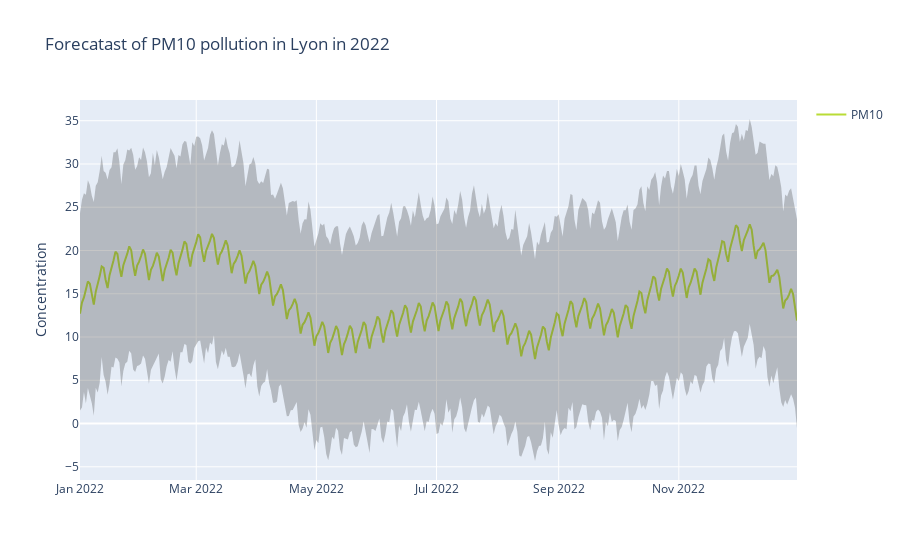

This figure's notebook cell:
### Code cell
fig_lyon_forecast = go.Figure([
    go.Scatter(
        name=name_poll[pollutant_2],
        x=fit_2022l['ds'],
        y=fit_2022l['yhat'],
        mode='lines',
        line=dict(color='#B9DC36'),
    ),
    go.Scatter(
        name='Upper Bound',
        x=fit_2022l['ds'],
        y=fit_2022l['yhat_upper'],
        mode='lines',
        marker=dict(color="#444"),
        line=dict(width=0),
        showlegend=False
    ),
    go.Scatter(
        name='Lower Bound',
        x=fit_2022l['ds'],
        y=fit_2022l['yhat_lower'],
        marker=dict(color="#444"),
        line=dict(width=0),
        mode='lines',
        fillcolor='rgba(68, 68, 68, 0.3)',
        fill='tonexty',
        showlegend=False
    ),
    ])
fig_lyon_forecast.update_layout(
    yaxis_title='Concentration',
    title=f'Forecatast of {name_poll[pollutant_2]} pollution in Lyon in 2022',
    hovermode="x"
)
fig_lyon_forecast.show()

### Figure 1 — Plotly figure (JSON) as saved in the notebook; plotly's stock layout.template omitted (floating-point values rounded to 4 significant figures; data arrays with more than 128 entries replaced by an {"elided": "..."} marker saying what was removed)
{"data": [{"line": {"color": "#B9DC36"}, "mode": "lines", "name": "PM10", "type": "scatter", "x": {"elided": "365 str values"}, "y": {"elided": "365 float values"}}, {"line": {"width": 0}, "marker": {"color": "#444"}, "mode": "lines", "name": "Upper Bound", "showlegend": false, "type": "scatter", "x": {"elided": "365 str values"}, "y": {"elided": "365 float values"}}, {"fill": "tonexty", "fillcolor": "rgba(68, 68, 68, 0.3)", "line": {"width": 0}, "marker": {"color": "#444"}, "mode": "lines", "name": "Lower Bound", "showlegend": false, "type": "scatter", "x": {"elided": "365 str values"}, "y": {"elided": "365 float values"}}], "layout": {"hovermode": "x", "title": {"text": "Forecatast of PM10 pollution in Lyon in 2022"}, "yaxis": {"title": {"text": "Concentration"}}}}
